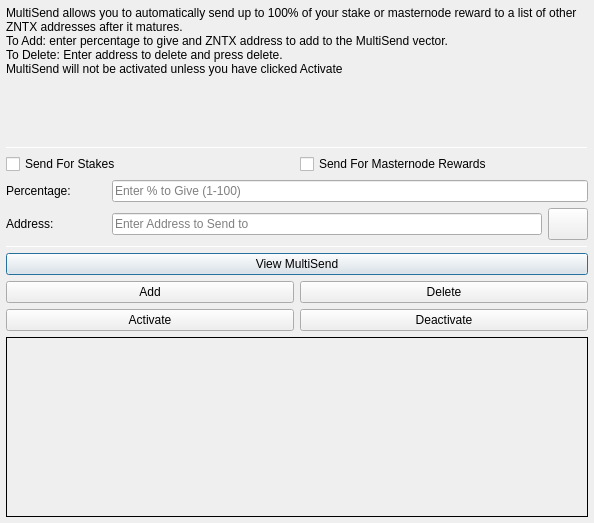
<?xml version="1.0" encoding="UTF-8"?>
<ui version="4.0">
 <class>MultiSendDialog</class>
 <widget class="QDialog" name="MultiSendDialog">
  <property name="windowModality">
   <enum>Qt::NonModal</enum>
  </property>
  <property name="geometry">
   <rect>
    <x>0</x>
    <y>0</y>
    <width>594</width>
    <height>523</height>
   </rect>
  </property>
  <property name="windowTitle">
   <string>MultiSend</string>
  </property>
  <layout class="QVBoxLayout" name="verticalLayout" stretch="0">
   <property name="leftMargin">
    <number>6</number>
   </property>
   <property name="topMargin">
    <number>6</number>
   </property>
   <property name="rightMargin">
    <number>6</number>
   </property>
   <property name="bottomMargin">
    <number>6</number>
   </property>
   <item>
    <layout class="QVBoxLayout" name="verticalLayout_Main" stretch="1,1,1,1,1,1">
     <item>
      <widget class="QLabel" name="label_2">
       <property name="lineWidth">
        <number>1</number>
       </property>
       <property name="text">
        <string>MultiSend allows you to automatically send up to 100% of your stake or masternode reward to a list of other ZNTX addresses after it matures.
To Add: enter percentage to give and ZNTX address to add to the MultiSend vector.
To Delete: Enter address to delete and press delete.
MultiSend will not be activated unless you have clicked Activate</string>
       </property>
       <property name="alignment">
        <set>Qt::AlignLeading|Qt::AlignLeft|Qt::AlignTop</set>
       </property>
       <property name="wordWrap">
        <bool>true</bool>
       </property>
      </widget>
     </item>
     <item>
      <widget class="Line" name="line">
       <property name="minimumSize">
        <size>
         <width>0</width>
         <height>1</height>
        </size>
       </property>
       <property name="maximumSize">
        <size>
         <width>16777215</width>
         <height>1</height>
        </size>
       </property>
       <property name="orientation">
        <enum>Qt::Horizontal</enum>
       </property>
      </widget>
     </item>
     <item>
      <layout class="QVBoxLayout" name="verticalLayout_Settings">
       <item>
        <layout class="QHBoxLayout" name="horizontalLayout">
         <item>
          <widget class="QCheckBox" name="multiSendStakeCheckBox">
           <property name="text">
            <string>Send For Stakes</string>
           </property>
          </widget>
         </item>
         <item>
          <widget class="QCheckBox" name="multiSendMasternodeCheckBox">
           <property name="text">
            <string>Send For Masternode Rewards</string>
           </property>
          </widget>
         </item>
        </layout>
       </item>
       <item>
        <layout class="QHBoxLayout" name="horizontalLayout_6">
         <item>
          <widget class="QLabel" name="label">
           <property name="minimumSize">
            <size>
             <width>100</width>
             <height>0</height>
            </size>
           </property>
           <property name="toolTip">
            <string>Percentage of stake to send</string>
           </property>
           <property name="text">
            <string>Percentage:</string>
           </property>
          </widget>
         </item>
         <item>
          <widget class="QLineEdit" name="multiSendPercentEdit">
           <property name="toolTip">
            <string>Enter whole numbers 1 - 100</string>
           </property>
           <property name="placeholderText">
            <string>Enter % to Give (1-100)</string>
           </property>
          </widget>
         </item>
        </layout>
       </item>
       <item>
        <layout class="QHBoxLayout" name="horizontalLayout_7">
         <item>
          <widget class="QLabel" name="label_5">
           <property name="minimumSize">
            <size>
             <width>100</width>
             <height>0</height>
            </size>
           </property>
           <property name="toolTip">
            <string>Address to send portion of stake to</string>
           </property>
           <property name="text">
            <string>Address:</string>
           </property>
          </widget>
         </item>
         <item>
          <widget class="QLineEdit" name="multiSendAddressEdit">
           <property name="toolTip">
            <string/>
           </property>
           <property name="placeholderText">
            <string>Enter Address to Send to</string>
           </property>
          </widget>
         </item>
         <item>
          <widget class="QPushButton" name="addressBookButton">
           <property name="maximumSize">
            <size>
             <width>16777215</width>
             <height>32</height>
            </size>
           </property>
           <property name="toolTip">
            <string>Choose an address from the address book</string>
           </property>
           <property name="text">
            <string/>
           </property>
           <property name="icon">
            <iconset resource="../zantix.qrc">
             <normaloff>:/icons/address-book</normaloff>:/icons/address-book</iconset>
           </property>
           <property name="shortcut">
            <string>Alt+A</string>
           </property>
           <property name="autoDefault">
            <bool>false</bool>
           </property>
          </widget>
         </item>
        </layout>
       </item>
      </layout>
     </item>
     <item>
      <widget class="Line" name="line_2">
       <property name="minimumSize">
        <size>
         <width>0</width>
         <height>1</height>
        </size>
       </property>
       <property name="maximumSize">
        <size>
         <width>16777215</width>
         <height>1</height>
        </size>
       </property>
       <property name="orientation">
        <enum>Qt::Horizontal</enum>
       </property>
      </widget>
     </item>
     <item>
      <layout class="QVBoxLayout" name="verticalLayout_Buttons">
       <item>
        <layout class="QHBoxLayout" name="horizontalLayout_4">
         <item>
          <widget class="QPushButton" name="viewButton">
           <property name="toolTip">
            <string/>
           </property>
           <property name="statusTip">
            <string>View MultiSend Vector</string>
           </property>
           <property name="text">
            <string>View MultiSend</string>
           </property>
          </widget>
         </item>
        </layout>
       </item>
       <item>
        <layout class="QHBoxLayout" name="horizontalLayout_2">
         <item>
          <widget class="QPushButton" name="addButton">
           <property name="toolTip">
            <string/>
           </property>
           <property name="statusTip">
            <string>Add to MultiSend Vector</string>
           </property>
           <property name="text">
            <string>Add</string>
           </property>
          </widget>
         </item>
         <item>
          <widget class="QPushButton" name="deleteButton">
           <property name="toolTip">
            <string/>
           </property>
           <property name="statusTip">
            <string>Delete Address From MultiSend Vector</string>
           </property>
           <property name="text">
            <string>Delete</string>
           </property>
          </widget>
         </item>
        </layout>
       </item>
       <item>
        <layout class="QHBoxLayout" name="horizontalLayout_5">
         <item>
          <widget class="QPushButton" name="activateButton">
           <property name="statusTip">
            <string>Activate MultiSend</string>
           </property>
           <property name="text">
            <string>Activate</string>
           </property>
          </widget>
         </item>
         <item>
          <widget class="QPushButton" name="disableButton">
           <property name="statusTip">
            <string>Deactivate MultiSend</string>
           </property>
           <property name="text">
            <string>Deactivate</string>
           </property>
          </widget>
         </item>
        </layout>
       </item>
      </layout>
     </item>
     <item>
      <widget class="QLabel" name="message">
       <property name="minimumSize">
        <size>
         <width>0</width>
         <height>180</height>
        </size>
       </property>
       <property name="frameShape">
        <enum>QFrame::Panel</enum>
       </property>
       <property name="frameShadow">
        <enum>QFrame::Plain</enum>
       </property>
       <property name="lineWidth">
        <number>1</number>
       </property>
       <property name="midLineWidth">
        <number>1</number>
       </property>
       <property name="text">
        <string/>
       </property>
       <property name="alignment">
        <set>Qt::AlignLeading|Qt::AlignLeft|Qt::AlignTop</set>
       </property>
       <property name="wordWrap">
        <bool>true</bool>
       </property>
      </widget>
     </item>
    </layout>
   </item>
  </layout>
 </widget>
 <resources>
  <include location="../zantix.qrc"/>
 </resources>
 <connections/>
</ui>
